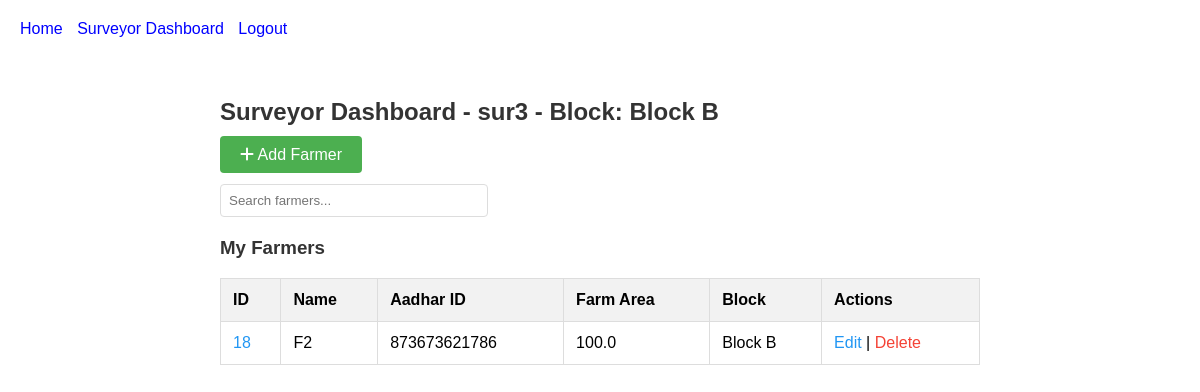
Before: /surveyor/ (signed in) with the older database file.
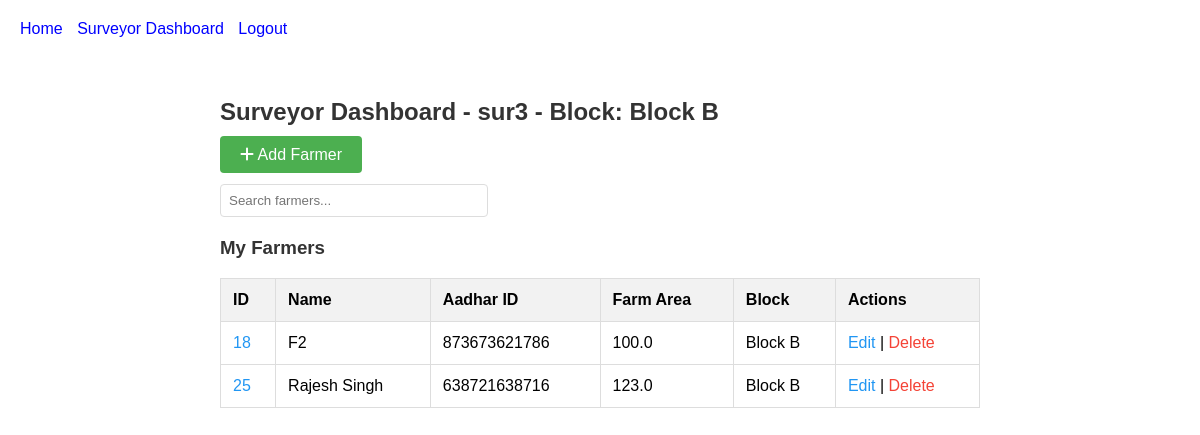
After: the same page with the newer database file.
### farmers/models.py (models this page shows, shortened)
class Block(models.Model):
    name = models.CharField(max_length=100, unique=True)
    class Meta:
        pass

class Farmer(models.Model):
    name = models.CharField(max_length=100)
    aadhar_id = models.CharField(
        max_length=12,
        unique=True,
        validators=[validate_aadhar_id],
        help_text="Enter a 12-digit numeric Aadhar ID."
    )
    block = models.ForeignKey('Block', on_delete=models.CASCADE, related_name='farmers')
    surveyor = models.ForeignKey(User, on_delete=models.CASCADE, related_name='farmers')
    farm_area = models.FloatField()
    created_at = models.DateTimeField()
    last_updated_at = models.DateTimeField(auto_now=True)
    created_by = models.ForeignKey(User, on_delete=models.SET_NULL, null=True, related_name='farmers_created')
    last_updated_by = models.ForeignKey(User, on_delete=models.SET_NULL, null=True, related_name='farmers_updated')
    image = models.ImageField(upload_to='farmer_images/', null=True, blank=True, default='farmer_images/default.jpg')
    aadhar_image = models.ImageField(upload_to='aadhar_images/', null=True, blank=True)
    class Meta:
        indexes = [models.Index(fields=['surveyor', 'block']), models.Index(fields=['created_by'])]

### farmers/views.py (the view, shortened to what this page needs)
# urls.py: path('surveyor/', views.surveyor_dashboard, name='surveyor_dashboard'),
def surveyor_dashboard(request):
    if not request.user.is_authenticated or not request.user.groups.filter(name='Surveyors').exists():
        return redirect('login')
    block = request.user.profile.block
    if not block:
        return render(request, 'farmers/surveyor_dashboard.html', {'error': 'No block assigned'})
    farmers = Farmer.objects.filter(surveyor=request.user).order_by('id')  # Add ordering
    query = request.GET.get('q', '')
    per_page = int(request.GET.get('per_page', 10))  # Default 10, adjustable
    paginator = Paginator(farmers, per_page)
    page_number = request.GET.get('page', 1)
    page_obj = paginator.get_page(page_number)
    farmer_data = [
        {'id': f.id, 'name': f.name, 'aadhar_id': f.aadhar_id, 'farm_area': f.farm_area, 'block': f.block.name}
        for f in page_obj
    ]
    return render(request, 'farmers/surveyor_dashboard.html', {
        'block_name': block.name,
        'surveyor_username': request.user.username,
        'farmers': farmer_data,
        'query': query,
        'page_obj': page_obj,
        'per_page': per_page
    })

### farmers/templates/farmers/surveyor_dashboard.html (shortened to what this page needs)
{% extends 'farmers/base.html' %}
{% load static %}
{% block content %}
    <link rel="stylesheet" href="https://cdnjs.cloudflare.com/ajax/libs/font-awesome/6.0.0-beta3/css/all.min.css">
    <div class="dashboard-container">
        <h2 style="color: #333;">Surveyor Dashboard - {{ surveyor_username }} - Block: {{ block_name }}</h2>
        {% if error %}
            <p style="color: red;">{{ error }}</p>
        {% else %}
            <div style="margin-bottom: 20px;">
                <a href="{% url 'farmer_create' %}" class="btn"><i class="fas fa-plus"></i> Add Farmer</a>
            </div>
            <div class="search-bar">
                <form method="get" id="search-form">
                    <input type="text" name="q" value="{{ query }}" placeholder="Search farmers..." id="search-input">
                </form>
            </div>
            <h3 style="color: #333;">My Farmers</h3>
            <table>
                <tr>
                    <th>ID</th>
                    <th>Name</th>
                    <th>Aadhar ID</th>
                    <th>Farm Area</th>
                    <th>Block</th>
                    <th>Actions</th>
                </tr>
                {% for farmer in farmers %}
                    <tr>
                        <td><a href="{% url 'farmer_profile' farmer.id %}" style="color: #2196F3; text-decoration: none;">{{ farmer.id }}</a></td>
                        <td>{{ farmer.name }}</td>
                        <td>{{ farmer.aadhar_id }}</td>
                        <td>{{ farmer.farm_area }}</td>
                        <td>{{ farmer.block }}</td>
                        <td>
                            <a href="{% url 'farmer_update' farmer.id %}" style="color: #2196F3; text-decoration: none;">Edit</a> |
                            <a href="{% url 'farmer_delete' farmer.id %}" onclick="return confirm('Are you sure you want to delete this farmer?')" style="color: #f44336; text-decoration: none;">Delete</a>
                        </td>
                    </tr>
                {% empty %}
                    <tr>
                        <td colspan="6" style="text-align: center;">No farmers found.</td>
                    </tr>
                {% endfor %}
            </table>
        {% endif %}
    </div>
{% endblock %}

### farmers/templates/farmers/base.html (shortened to what this page needs)
<!DOCTYPE html>
<html lang="en">
<head>
</head>
<body style="font-family: Arial, sans-serif; margin: 20px;">
    <nav style="margin-bottom: 20px;">
        <a href="{% url 'home' %}" style="margin-right: 10px; text-decoration: none; color: blue;">Home</a>
        {% if user.is_authenticated %}
            {% if user.is_superuser %}
                <a href="{% url 'admin_dashboard' %}" style="margin-right: 10px; text-decoration: none; color: blue;">Admin Dashboard</a>
            {% elif user.groups.all.0.name == 'Supervisors' %}
                <a href="{% url 'supervisor_dashboard' %}" style="margin-right: 10px; text-decoration: none; color: blue;">Supervisor Dashboard</a>
            {% elif user.groups.all.0.name == 'Surveyors' %}
                <a href="{% url 'surveyor_dashboard' %}" style="margin-right: 10px; text-decoration: none; color: blue;">Surveyor Dashboard</a>
            {% endif %}
            <a href="{% url 'logout' %}" style="margin-right: 10px; text-decoration: none; color: blue;">Logout</a>
        {% else %}
            <a href="{% url 'login' %}" style="margin-right: 10px; text-decoration: none; color: blue;">Login</a>
        {% endif %}
    </nav>
    <div style="max-width: 800px; margin: auto;">
        {% block content %}{% endblock %}
    </div>
</body>
</html>

### farmers/templates/farmers/surveyor_dashboard.html (style rules this page uses)
.dashboard-container { max-width: 1200px; margin: 0 auto; padding: 20px; }
.btn { padding: 10px 20px; background-color: #4CAF50; color: white; border: none; border-radius: 4px; cursor: pointer; text-decoration: none; }
.search-bar { margin-bottom: 20px; }
.search-bar input { padding: 8px; width: 250px; border: 1px solid #ddd; border-radius: 4px; }
table { width: 100%; border-collapse: collapse; }
th, td { padding: 12px; border: 1px solid #ddd; text-align: left; }
th { background-color: #f2f2f2; }

Changed rows visible on the page:
added Farmer: name "Rajesh Singh", aadhar_id "638721638716", farm_area "123.0"
Other visible differences:
new list line: "25 Edit | Delete"
new list line: "Block B"
